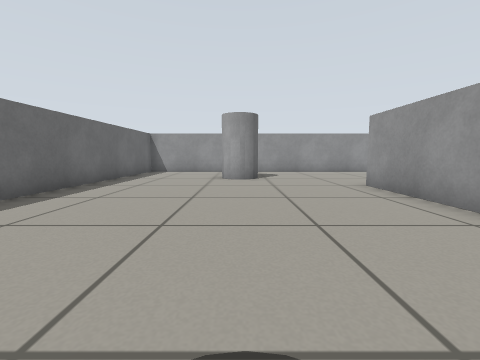
view 1 (above)

19 first-person views from a walk through a robot-simulator world made for Gazebo. The camera is 0.45 m above the floor, tilts 6° down and sees 90° across. The floor is counted in squares, 0.5 m on a side. Each view is taken from the middle of a square. On the plan, view 1 faces up. The plan holds only what a view shows up to about 10 squares ahead; the rest is blank.

view 2
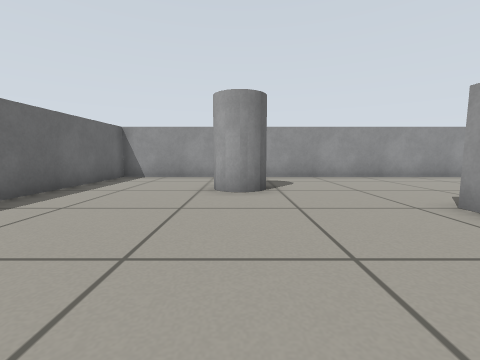

view 3
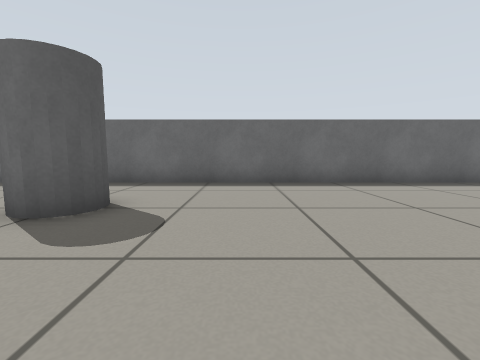

view 4
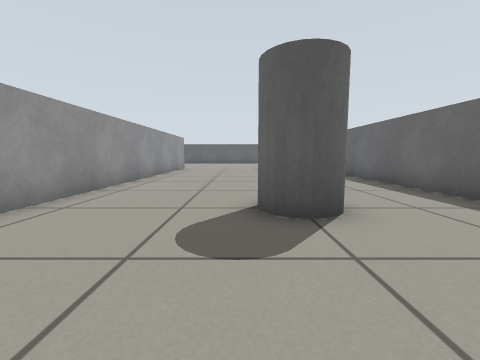

view 5
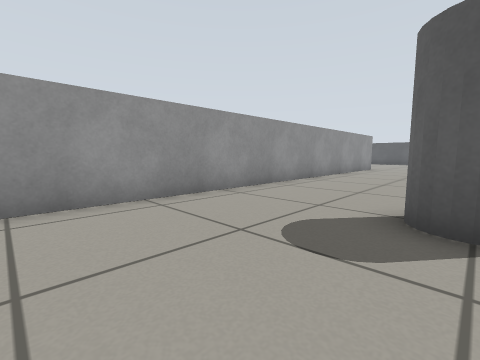

view 6
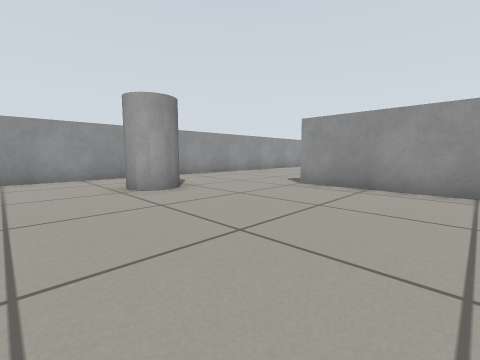

view 7
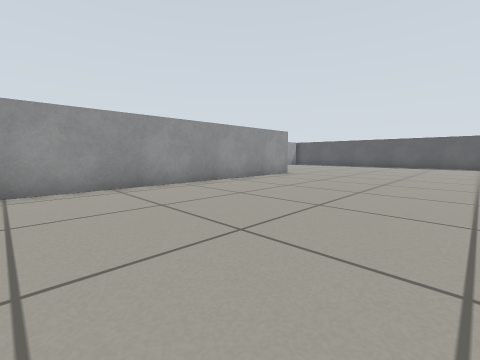

view 8
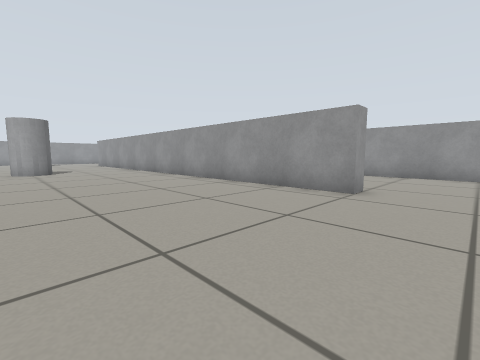

view 9
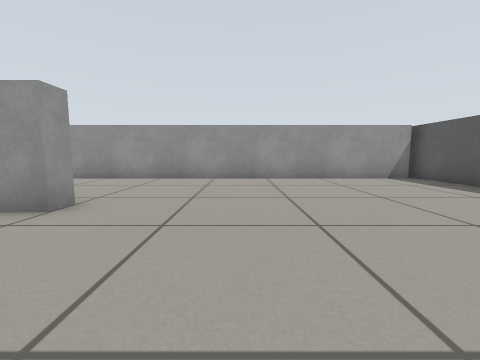

view 10
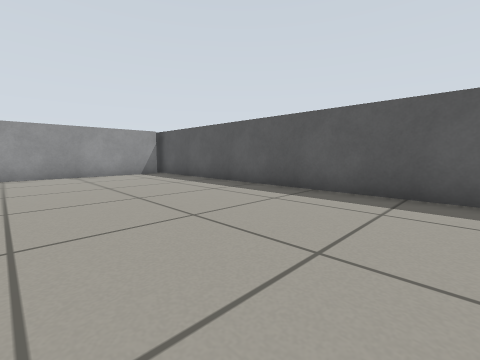

view 11
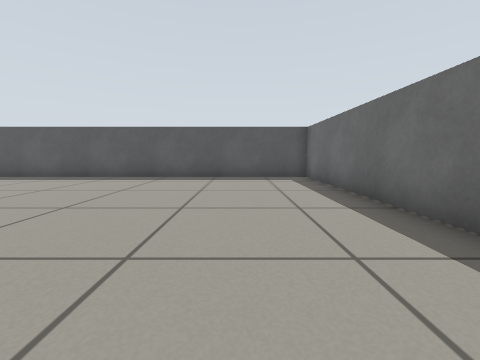

view 12
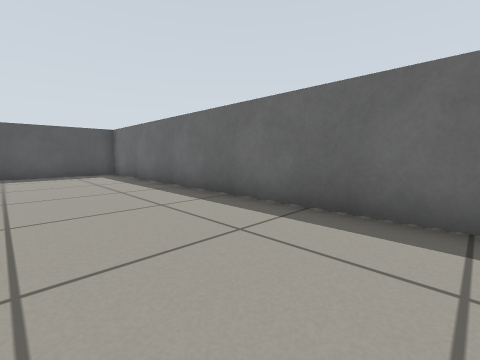

view 13
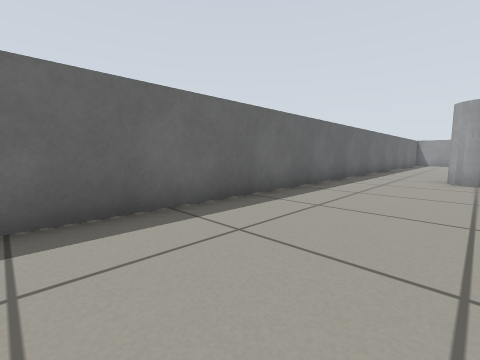

view 14
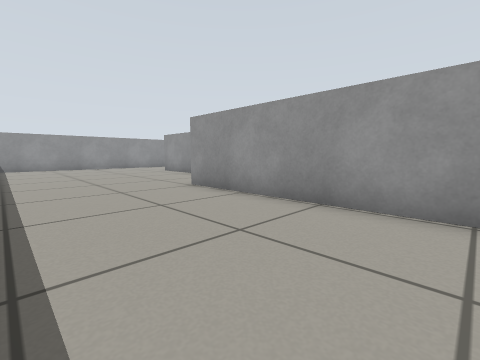

view 15
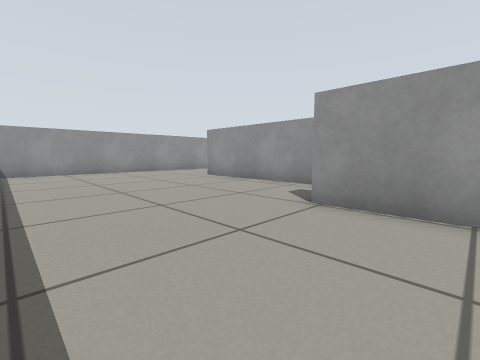

view 16
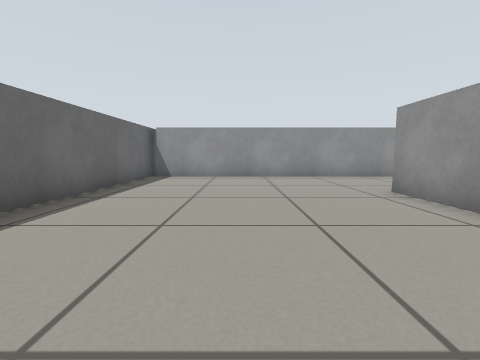

view 17
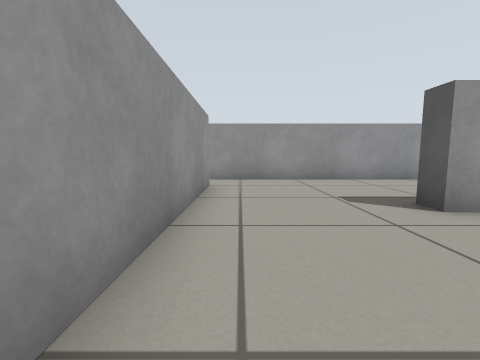

view 18
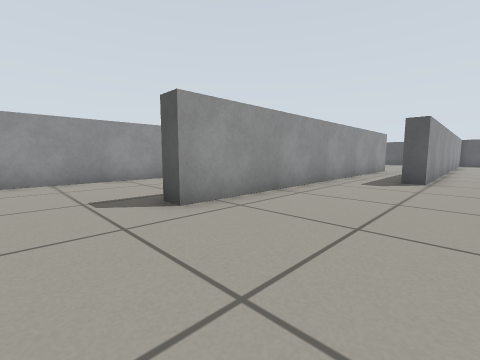

view 19
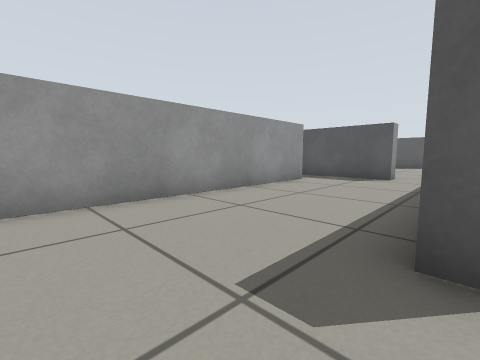

### Floor plan
Key: @ floor where view 1 was taken; # wall or solid block; . floor; P pillar.
Columns run from 5 left of view 1 to 17 right of it. Each row starts with its distance up from view 1.
 13 ###############
 12 #.............
 11 #............
 10 #...P  .....
  9 #...PPP.....
  8 #..........
  7 #........#
  6 #........#
  5 #........#
  4 #........############.#
  3 #........#............#
  2 #........#............#
  1 #........#............#
  0 #...P@...#............#
 -1 #..PPP...#.......#....#
 -2 #...P....#.......#....#
 -3 #........#.......#....#
 -4 #........#.......#....#
 -5 #........#.......#....#
 -6 #........#.......#.....
 -7 #........#....##.#.....
 -8 #........#....# .#..###
 -9 #........#....# .#
-10 #........#....#
-11 #........#....#
-12 #........#....#
-13 #.............#
-14 #.............#
-15 #.............#
-16 #.............#
-17 #.............#
-18 #.............#
-19 #.............#
-20 #.............#
-21 #.............#
-22 #.............#
-23 ################

Positions as (right, up) in squares from view 1, and headings:
1: (0, 0), facing up
2: (0, 3), facing up
3: (3, 2), facing left
4: (0, 3), facing down
5: (-1, 3), facing down-right
6: (-3, 3), facing up-right
7: (-3, -3), facing down-right
8: (-2, -15), facing up-right
9: (0, -16), facing right
10: (-2, -17), facing down-right
11: (-2, -13), facing down
12: (-1, -11), facing down-left
13: (-1, -11), facing up-left
14: (5, -13), facing up-right
15: (5, -9), facing up-right
16: (8, -6), facing up
17: (8, 3), facing right
18: (8, 2), facing down-right
19: (12, 2), facing down-right
